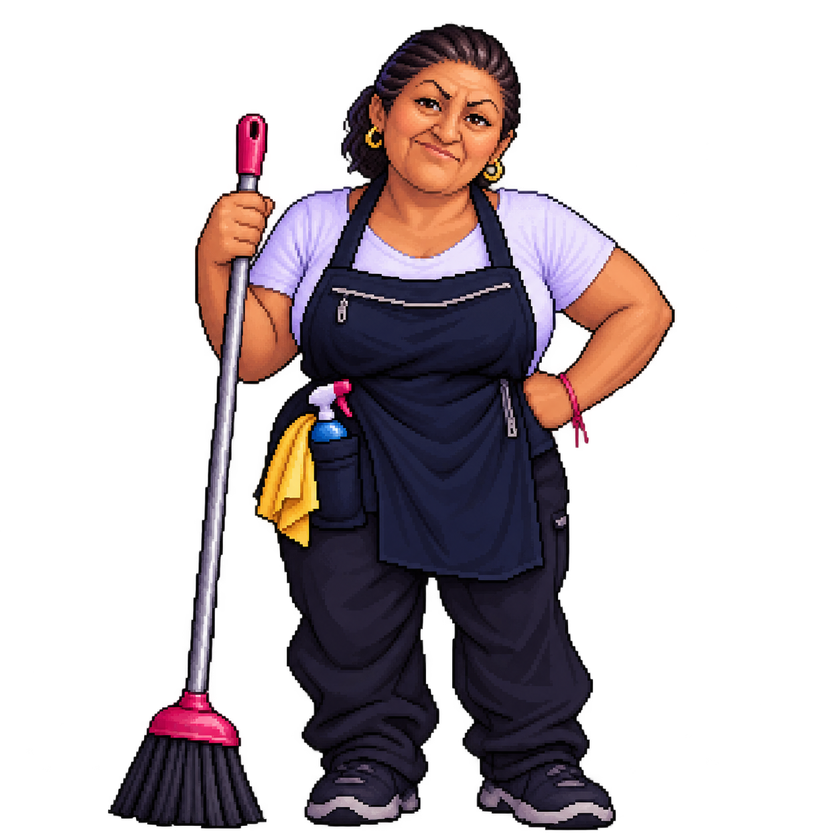
#> input picture assets/character/raw/cleaner-idle.png, 840 x 840 px, shrunk from 1254 x 1254 before the run
$ python measure_face.py ../assets/character/raw/cleaner-idle.png
#> lines starting #> are read from the running program, lines starting #| are printed output that depends on the picture; after the words box and inside, x2 and y2 are one past the last pixel; in counts of white or black regions, pixels touching at a corner belong together
#!/usr/bin/env python
"""Измерение лица на рисунке помощницы.

Инструмент для тех случаев, когда приходит новый рисунок: перед тем как
рисовать на нём рот, надо точно знать, где лицо. Находится всё измерением,
а не на глаз:

    1. маска кожи  →  крупнейшая связная область в верхней части кадра = голова;
    2. внутри рамки головы ищутся «дыры» (всё, что не кожа): глаза, губы, ноздри;
    3. глаза — тёмные пятна, губы — красноватые;
    4. результат проверяется антропометрией: центр рта лежит на линии «вниз от
       середины глаз» в системе координат наклонённой головы, а расстояние
       «глаза → рот» составляет примерно 0.35–0.45 межзрачкового расстояния.

Инструмент печатает готовые константы в том виде, в котором они нужны
`tools/draw_states.py`, плюс рамку головы, размер и рамку содержимого кадра —
последнее нужно, чтобы новый кадр попал на такой же холст, как остальные,
иначе персонаж прыгает в размере при смене позы.

Запуск из корня проекта (пути — относительно assets/character):
    ./venv/Scripts/python.exe tools/measure_face.py raw/cleaner-idle.png
    ./venv/Scripts/python.exe tools/measure_face.py            # все из raw/
"""
from __future__ import annotations

from collections import deque
from pathlib import Path
from typing import Dict, List, Optional, Sequence, Tuple

import numpy as np
from PIL import Image

ROOT = Path(__file__).resolve().parent.parent
RAW = ROOT / "assets" / "character" / "raw"


# ---------- маски ----------


def skin_mask(rgb: np.ndarray, alpha: np.ndarray, top_share: float = 0.5) -> np.ndarray:
    """Маска кожи в верхней части кадра (там, где голова)."""
    red, green, blue = rgb[..., 0].astype(np.int16), rgb[..., 1].astype(np.int16), rgb[..., 2].astype(np.int16)
    skin = (
        (alpha > 200)
        & (red > 95)
        & (red - green > 18)
        & (red - green < 105)
        & (green - blue > 5)
        & (red > blue + 30)
    )
    skin[int(rgb.shape[0] * (1.0 - top_share)) :, :] = False
    return skin


def blob(mask: np.ndarray, start: Tuple[int, int]) -> np.ndarray:
    """Связная область, содержащая точку (обход в ширину)."""
    height, width = mask.shape
    seen = np.zeros_like(mask, dtype=bool)
    start_y, start_x = start
    if not mask[start_y, start_x]:
        return seen
    queue = deque([(start_y, start_x)])
    seen[start_y, start_x] = True
    while queue:
        y, x = queue.popleft()
        for dy, dx in ((1, 0), (-1, 0), (0, 1), (0, -1)):
            ny, nx = y + dy, x + dx
            if 0 <= ny < height and 0 <= nx < width and mask[ny, nx] and not seen[ny, nx]:
                seen[ny, nx] = True
                queue.append((ny, nx))
    return seen


def components(mask: np.ndarray) -> List[np.ndarray]:
    """Все связные области маски."""
    seen = np.zeros_like(mask, dtype=bool)
    result: List[np.ndarray] = []
    for y, x in zip(*np.nonzero(mask)):
        if seen[y, x]:
            continue
        part = blob(mask, (int(y), int(x)))
        seen |= part
        result.append(part)
    return result


def head_frame(skin: np.ndarray) -> Tuple[int, int, int, int]:
    """Рамка головы: самая большая область кожи."""
    parts = components(skin)
    if not parts:
        raise SystemExit("Кожи не нашлось — проверь маску/F фон картинки.")
    biggest = max(parts, key=lambda part: int(part.sum()))
    ys, xs = np.nonzero(biggest)
    return int(xs.min()), int(ys.min()), int(xs.max()) + 1, int(ys.max()) + 1


def holes_in_head(skin: np.ndarray, box: Tuple[int, int, int, int]) -> List[Tuple[int, int, int, int, tuple]]:
    """Пятна не-кожи внутри рамки головы: (x0, y0, x1, y1, средний цвет)."""
    x0, y0, x1, y1 = box
    inner = np.zeros_like(skin)
    inner[y0:y1, x0:x1] = True
    # Крайние 6% рамки — шея и волосы, их «дырами» считать нельзя.
    margin_y = max(2, int((y1 - y0) * 0.06))
    margin_x = max(2, int((x1 - x0) * 0.06))
    inner[y0 : y0 + margin_y, :] = False
    inner[y0:y1, x0 : x0 + margin_x] = False
    inner[y0:y1, x1 - margin_x : x1] = False

    result = []
    for part in components(inner & ~skin):
        size = int(part.sum())
        if size < 40 or size > (x1 - x0) * (y1 - y0) * 0.25:
            continue
        ys, xs = np.nonzero(part)
        result.append((int(xs.min()), int(ys.min()), int(xs.max()) + 1, int(ys.max()) + 1, None))
    return result


def colours_at(rgb: np.ndarray, spots: Sequence[tuple]) -> List[Tuple[int, int, int, int, tuple]]:
    """Средний цвет каждого пятна."""
    out = []
    for x0, y0, x1, y1, _ in spots:
        patch = rgb[y0:y1, x0:x1].reshape(-1, 3)
        out.append((x0, y0, x1, y1, tuple(int(v) for v in np.round(patch.mean(axis=0)))))
    return out


# ---------- разбор ----------


def report(path: Path) -> Optional[Dict[str, tuple]]:
    image = Image.open(path).convert("RGBA")
    data = np.array(image)
    rgb, alpha = data[..., :3], data[..., 3]
    box = head_frame(skin_mask(rgb, alpha))

    ys, xs = np.nonzero(alpha > 16)
    content = (int(xs.min()), int(ys.min()), int(xs.max()) + 1, int(ys.max()) + 1)

    print(f"\n=== {path.name}  {image.width}x{image.height}")
    print(f"содержимое кадра: x {content[0]}..{content[2]}, y {content[1]}..{content[3]}"
          f"  ({content[2] - content[0]}x{content[3] - content[1]})")
    print(f"рамка головы: x {box[0]}..{box[2]}, y {box[1]}..{box[3]}"
          f"  ({box[2] - box[0]}x{box[3] - box[1]})")

    spots = colours_at(rgb, holes_in_head(skin_mask(rgb, alpha), box))
    if not spots:
        print("«дыр» внутри головы не нашлось — проверь картинку вручную.")
        return None

    dark, red = [], []
    for x0, y0, x1, y1, colour in spots:
        width, height = x1 - x0, y1 - y0
        luminance = 0.299 * colour[0] + 0.587 * colour[1] + 0.114 * colour[2]
        kind = "?"
        if colour[0] - colour[1] > 25 and colour[0] > 110:
            red.append((x0, y0, x1, y1, colour))
            kind = "губы"
        elif luminance < 115 and 0.5 < width / max(height, 1) < 3.0:
            dark.append((x0, y0, x1, y1, colour))
            kind = "глаз?"
        print(f"  пятно ({x0},{y0})-({x1},{y1}) {width}x{height} цвет {colour} - {kind}")

    if len(dark) < 2 or not red:
        print("не хватило данных для полной разметки (нужно 2 глаза и губы).")
        return None

    dark.sort(key=lambda spot: spot[0])
    left, right = dark[0], dark[-1]
    eyes = (
        ((left[0] + left[2]) / 2.0, (left[1] + left[3]) / 2.0),
        ((right[0] + right[2]) / 2.0, (right[1] + right[3]) / 2.0),
    )
    lips = max(red, key=lambda spot: (spot[2] - spot[0]) * (spot[3] - spot[1]))
    mouth = ((lips[0] + lips[2]) / 2.0, (lips[1] + lips[3]) / 2.0)
    iod = float(np.hypot(eyes[1][0] - eyes[0][0], eyes[1][1] - eyes[0][1]))

    print("\nготовые константы для draw_states.py:")
    print(f'    "eyes": (({eyes[0][0]:.0f}, {eyes[0][1]:.0f}), ({eyes[1][0]:.0f}, {eyes[1][1]:.0f})),')
    print(f'    "eye_boxes": ({left[:4]}, {right[:4]}),')
    print(f'    "mouth": ({mouth[0]:.0f}, {mouth[1]:.0f}),')
    print(f'    "mouth_boxes": ({lips[:4]},),')
    print(f'    "lip_color": {lips[4]},')

    mid = ((eyes[0][0] + eyes[1][0]) / 2.0, (eyes[0][1] + eyes[1][1]) / 2.0)
    below = float(np.hypot(mouth[0] - mid[0], mouth[1] - mid[1]))
    print(f"\nпроверка антропометрии:")
    print(f"  межзрачковое расстояние {iod:.0f} px")
    print(f"  рот ниже середины глаз на {below:.0f} px = {below / iod:.3f} межзрачкового"
          f"  (норма 0.35–0.45)")
    head_width = box[2] - box[0]
    head_height = box[3] - box[1]
    for label, point in (("глаз A", eyes[0]), ("глаз B", eyes[1]), ("рот", mouth)):
        print(f"  {label}: доли от головы ({(point[0] - box[0]) / head_width:.3f},"
              f" {(point[1] - box[1]) / head_height:.3f})")
    return {"head": box, "content": content, "eyes": eyes, "mouth": mouth}


def main(argv: Sequence[str]) -> int:
    names = list(argv[1:]) or ["cleaner-idle.png"]
    for name in names:
        path = Path(name)
        if not path.is_file():
            path = RAW / Path(name).name
        if not path.is_file():
            print(f"нет файла: {name}")
            continue
        report(path)
#> in report, image is the input picture: PIL image 840x840 RGBA; mean R, G, B, A 31.6, 22.8, 25.7, 87.6
#> in report, `rgb, alpha = data[..., :3], data[..., 3]`:
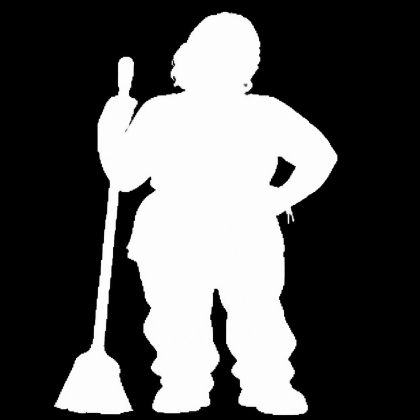
#> alpha: shape (840, 840) (shown at 1/2 size); min 0, max 255, mean 87.6
#> in skin_mask, `red, green, blue = rgb[..., 0].astype(np.int16), rgb[..., 1].astype(np..`:
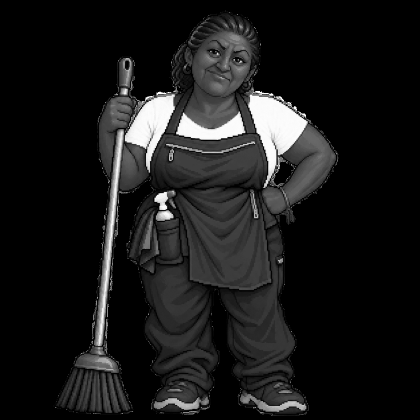
#> blue: shape (840, 840) int16 (shown at 1/2 size); min 0, max 255, mean 25.7
#> in skin_mask, `skin = ( (alpha > 200) & (red > 95) & (red - green > 18) & (red - gree..`:
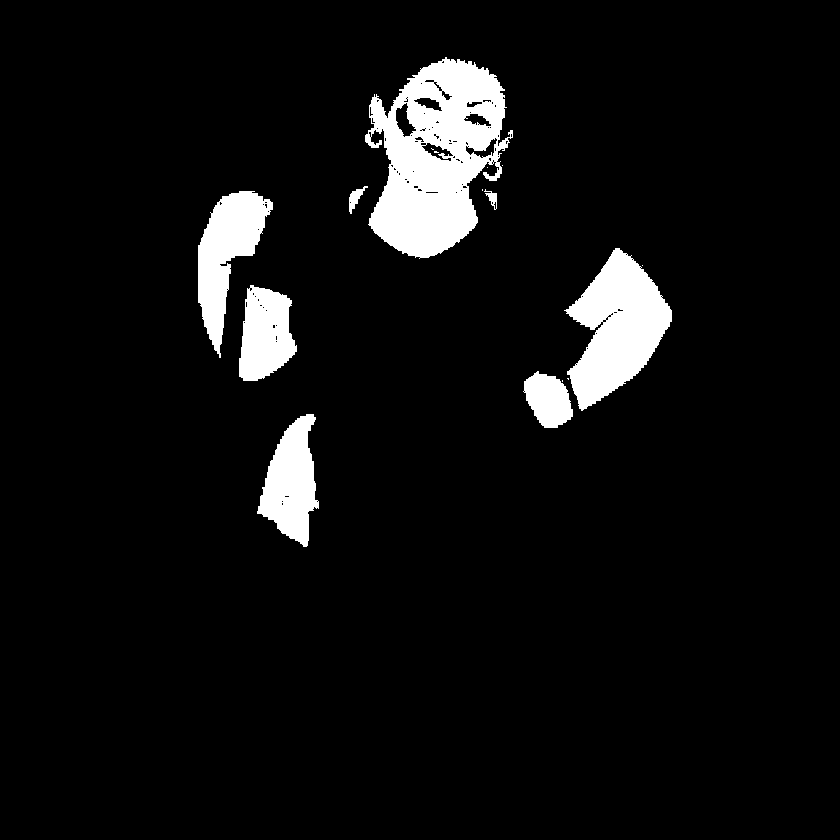
#> skin: shape (840, 840) bool; 6.3% white; 16 white regions (8 under 20 px), largest, box (x1, y1, x2, y2) and area: (365, 57, 513, 259) 17929, (564, 248, 672, 411) 9690, (198, 191, 273, 358) 5743
#> in skin_mask, `skin[int(rgb.shape[0] * (1.0 - top_share)) :, :] = False`:
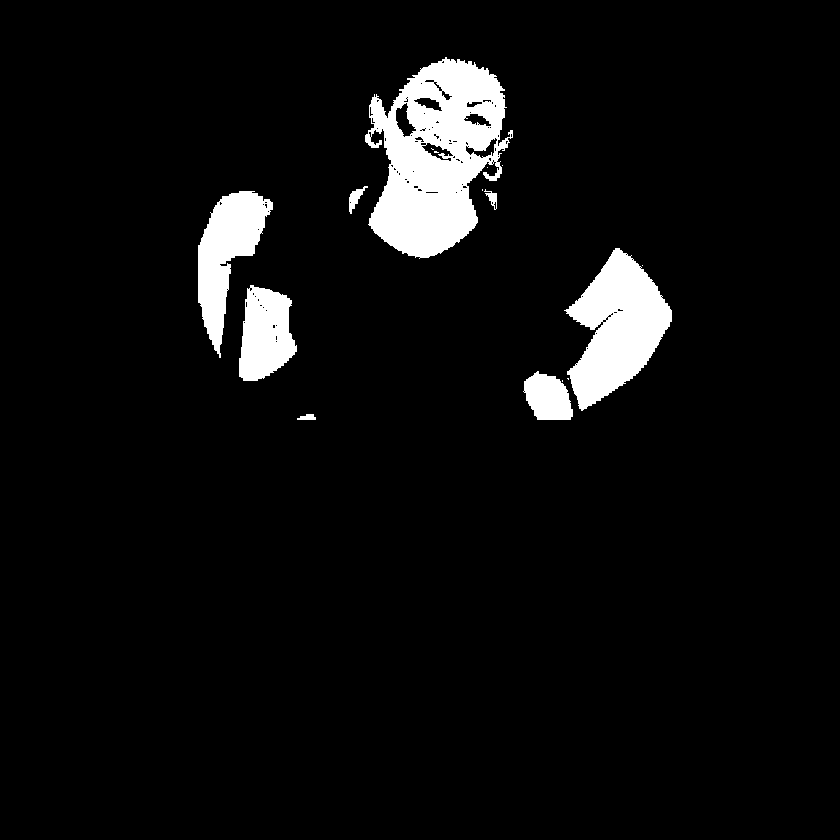
#> skin: shape (840, 840) bool; 5.6% white; 16 white regions (8 under 20 px), largest, box (x1, y1, x2, y2) and area: (365, 57, 513, 259) 17929, (564, 248, 672, 411) 9690, (198, 191, 273, 358) 5743
#> the loop in components, `for y, x in zip(*np.nonzero(mask)):` made 39594 passes
#> (y, x) on passes 2 to 4: (57, 446), (58, 445), (58, 446)
#> pass 1, in components, `part = blob(mask, (int(y), int(x)))`:
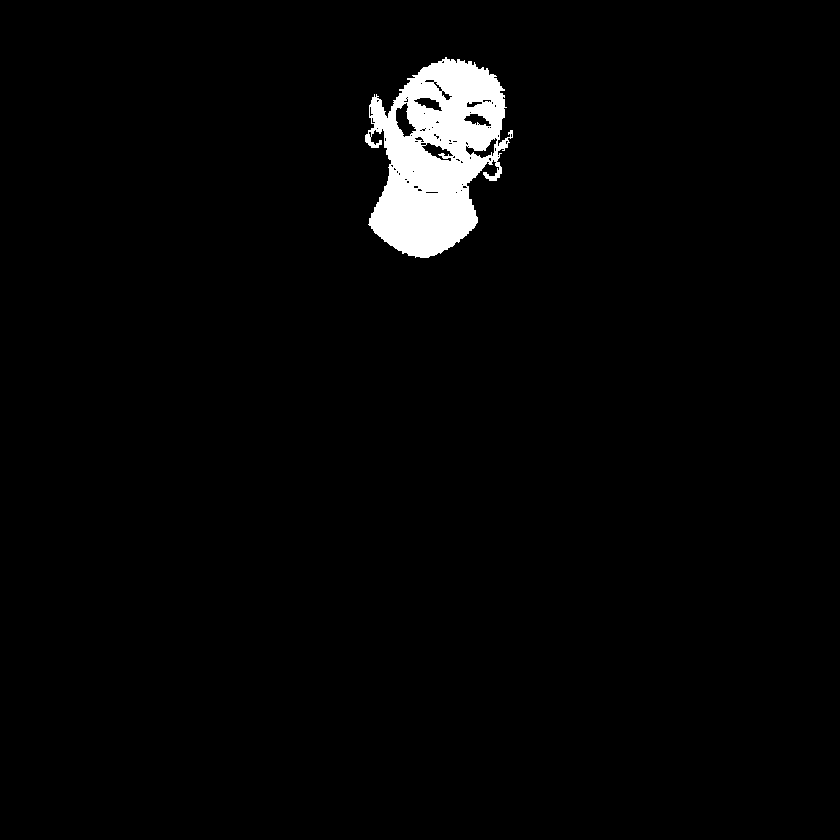
#> part: shape (840, 840) bool; 2.5% white; 1 white region, box (x1, y1, x2, y2) and area: (365, 57, 513, 258) 17921
#> after the loop in components, `for y, x in zip(*np.nonzero(mask)):`: result = 29 items
#> in head_frame, `ys, xs = np.nonzero(biggest)`: ys = 17921 values from 57 to 257; xs = 17921 values, max 512 at index 6410, min 365 at index 6884, mean 435.8
#> in report, `box = head_frame(skin_mask(rgb, alpha))`: box = (365, 57, 513, 258)
#> in report, `content = (int(xs.min()), int(ys.min()), int(xs.max()) + 1, int(ys.max..`: content = (108, 22, 675, 831)
#| === cleaner-idle.png  840x840
#| содержимое кадра: x 108..675, y 22..831  (567x809)
#| рамка головы: x 365..513, y 57..258  (148x201)
#> in holes_in_head, `x0, y0, x1, y1 = box`: x0 = 365; y0 = 57; x1 = 513; y1 = 258
#> in holes_in_head, `margin_y = max(2, int((y1 - y0) * 0.06))`: margin_y = 12
#> in holes_in_head, `margin_x = max(2, int((x1 - x0) * 0.06))`: margin_x = 8
#> the loop in holes_in_head, `for part in components(inner & ~skin):` made 81 passes
#> size on passes 1 to 8: 1146, 2, 179, 17, 24, 1, 41, 14
#> after the loop in holes_in_head, `for part in components(inner & ~skin):`: result = 13 items
#> in colours_at, `out = []`: out = []
#> the loop in colours_at, `for x0, y0, x1, y1, _ in spots:` made 13 passes
#> (x0, y0, x1, y1) on passes 1 to 8: (373, 69, 421, 118), (488, 69, 505, 89), (442, 91, 452, 100), (414, 98, 442, 111), (467, 102, 482, 107), (396, 103, 416, 137), (464, 114, 491, 126), (498, 118, 505, 146)
#> after the loop in colours_at, `for x0, y0, x1, y1, _ in spots:`: out = 13 items
#> the loop in report, `for x0, y0, x1, y1, colour in spots:` made 13 passes
#> (x0, y0, x1, y1, colour, width, height, luminance) on passes 1 to 8: (373, 69, 421, 118, (114, 61, 49), 48, 49, 75.48), (488, 69, 505, 89, (133, 78, 62), 17, 20, 92.62), (442, 91, 452, 100, (121, 69, 49), 10, 9, 82.27), (414, 98, 442, 111, (121, 72, 54), 28, 13, 84.6), (467, 102, 482, 107, (88, 50, 35), 15, 5, 59.65), (396, 103, 416, 137, (230, 127, 85), 20, 34, 153), (464, 114, 491, 126, (117, 70, 54), 27, 12, 82.23), (498, 118, 505, 146, (116, 61, 41), 7, 28, 75.16)
#> (printed output is left out)
#> after the loop in report, `for x0, y0, x1, y1, colour in spots:`: dark = []; red = 11 items
    return 0


if __name__ == "__main__":
    import sys

    raise SystemExit(main(sys.argv))
#> (the program exits here)

$ run again, with assets/character/raw/cleaner-calm.png copied over assets/character/raw/cleaner-idle.png
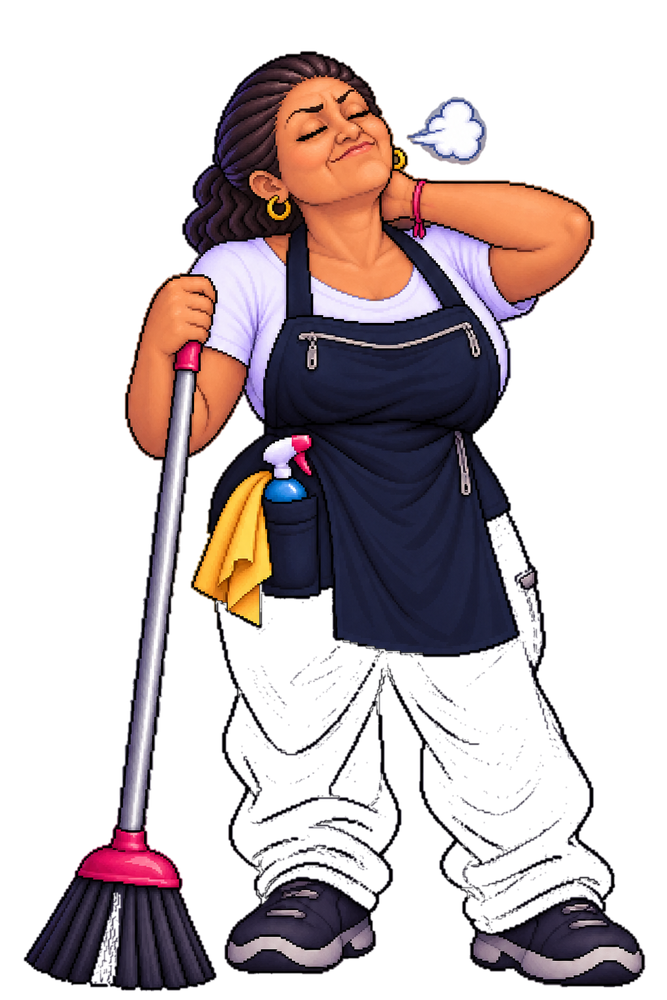
#> input picture assets/character/raw/cleaner-calm.png, 667 x 1000 px, shrunk from 1024 x 1536 before the run
#> in report, image is the input picture: PIL image 667x1000 RGBA; mean R, G, B, A 38.6, 28.3, 30.2, 90.7
#> in skin_mask, `skin[int(rgb.shape[0] * (1.0 - top_share)) :, :] = False`:
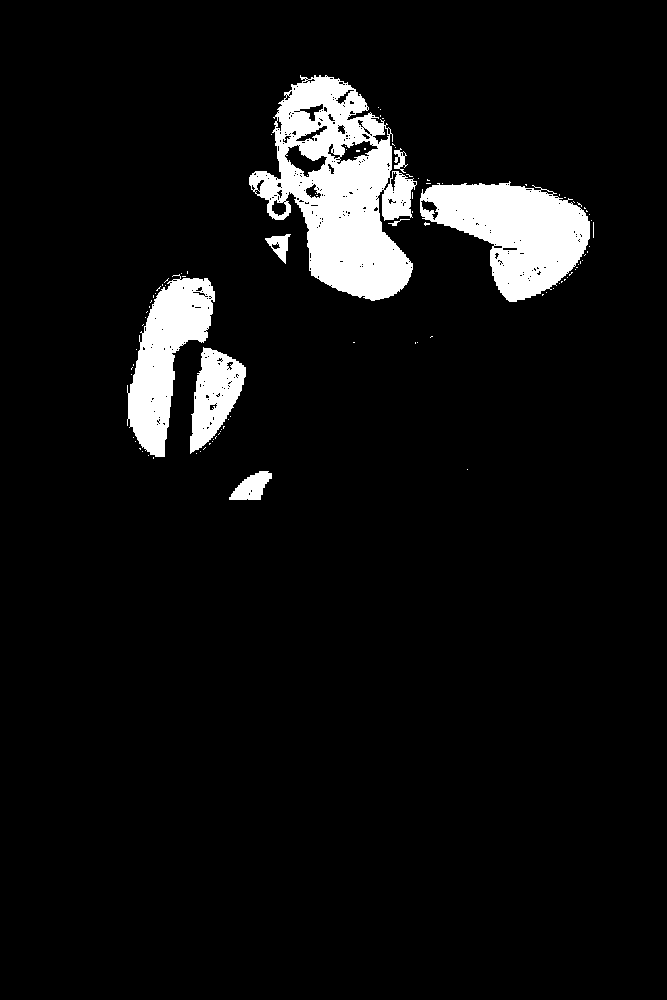
#> skin: shape (1000, 667) bool; 6.7% white; 98 white regions (90 under 20 px), largest, box (x1, y1, x2, y2) and area: (249, 75, 417, 301) 19930, (420, 181, 590, 302) 11806, (127, 274, 215, 457) 7833
#> the loop in components, `for y, x in zip(*np.nonzero(mask)):` made 44477 passes
#> (y, x) on passes 3 to 5: (75, 315), (75, 319), (75, 320)
#> pass 2, in components, `seen |= part`:
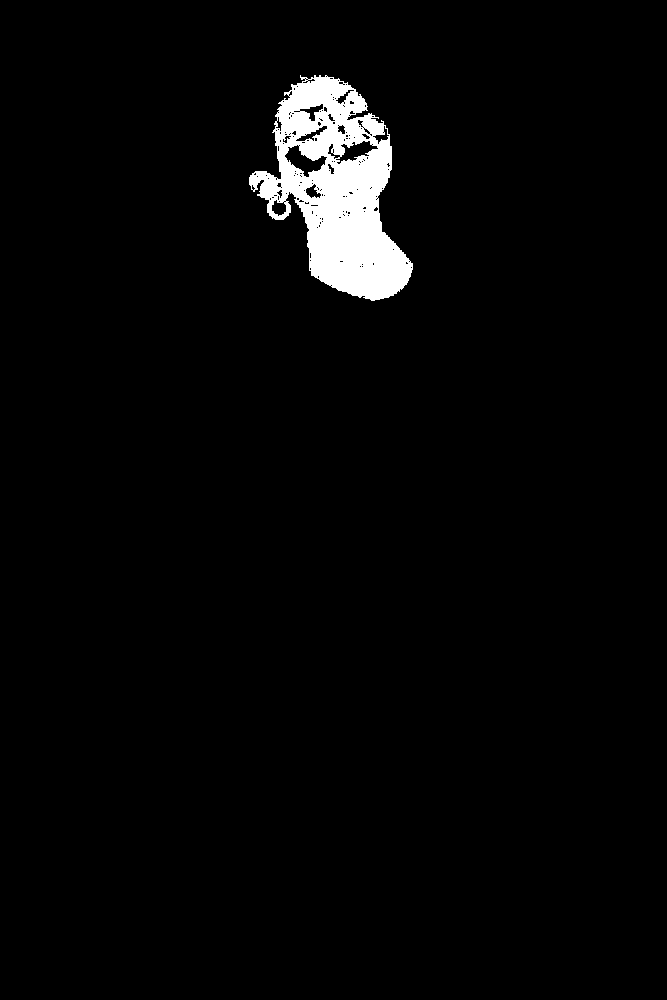
#> seen: shape (1000, 667) bool; 2.8% white; 1 white region, box (x1, y1, x2, y2) and area: (249, 75, 413, 301) 18789
#> after the loop in components, `for y, x in zip(*np.nonzero(mask)):`: result = 175 items
#> ys = 18772 values from 75 to 300; xs = 18772 values, max 412 at index 16011, min 249 at index 7758, mean 337.6
#> box = (249, 75, 413, 301)
#> content = (23, 51, 646, 992)
#| === cleaner-idle.png  667x1000
#| содержимое кадра: x 23..646, y 51..992  (623x941)
#| рамка головы: x 249..413, y 75..301  (164x226)
#> in holes_in_head, `x0, y0, x1, y1 = box`: x0 = 249; y0 = 75; x1 = 413; y1 = 301
#> margin_y = 13
#> margin_x = 9
#> the loop in colours_at, `for x0, y0, x1, y1, _ in spots:` made 16 passes
#> (x0, y0, x1, y1) on passes 1 to 8: (258, 88, 292, 179), (347, 88, 404, 178), (336, 90, 354, 104), (300, 104, 323, 121), (338, 125, 345, 134), (296, 126, 327, 141), (373, 126, 389, 144), (337, 141, 378, 164)
#> the loop in report, `for x0, y0, x1, y1, colour in spots:` made 16 passes
#> (x0, y0, x1, y1, colour) on passes 1 to 8: (258, 88, 292, 179, (125, 70, 55)), (347, 88, 404, 178, (154, 90, 58)), (336, 90, 354, 104, (182, 112, 75)), (300, 104, 323, 121, (176, 104, 69)), (338, 125, 345, 134, (229, 124, 77)), (296, 126, 327, 141, (166, 94, 60)), (373, 126, 389, 144, (226, 131, 85)), (337, 141, 378, 164, (226, 120, 82))
#> (printed output is left out)
